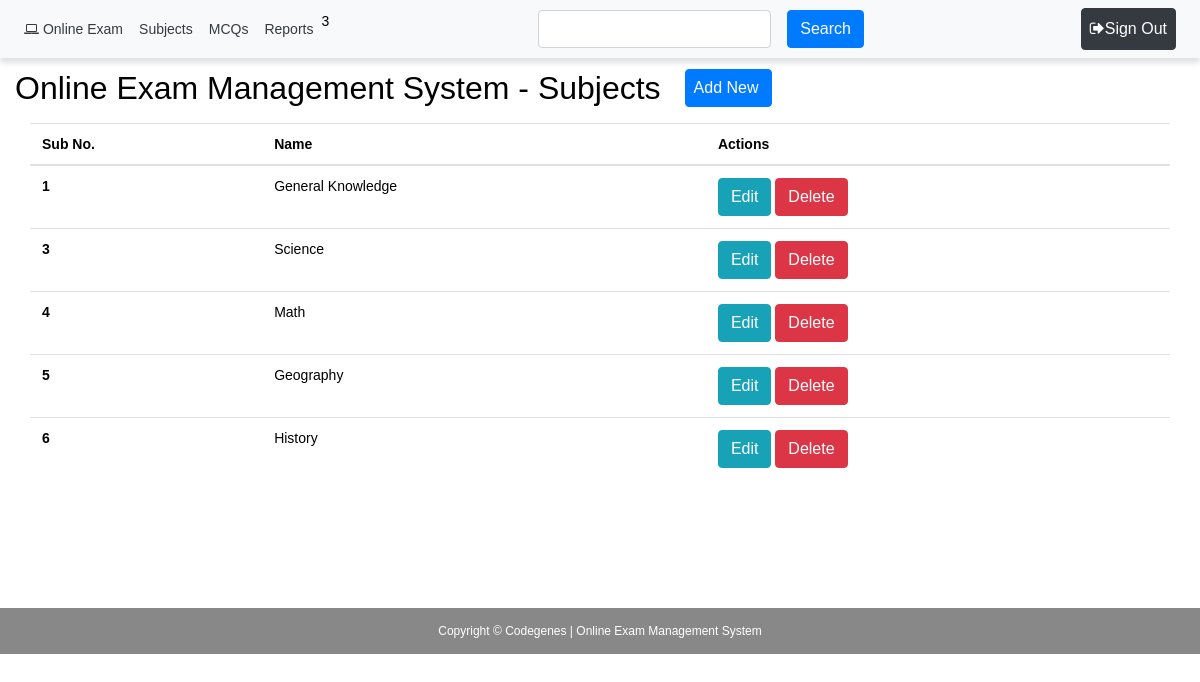
The page /components/subject/view.php (signed in) on the database its author committed.
### tables this page shows
CREATE TABLE IF NOT EXISTS `subjects` (
  `id` int(11) NOT NULL AUTO_INCREMENT,
  `name` varchar(255) NOT NULL,
  PRIMARY KEY (`id`)
);

### components/subject/view.php (the view, shortened to what this page needs)
<?php
$path = $_SERVER['DOCUMENT_ROOT'];
$path .= "/online-exam/";
require_once($path . 'connect.php');
$ReadSql = "SELECT * FROM `subjects`";
$res = mysqli_query($connection, $ReadSql);
?>
<?php require($path . 'templates/header.php') ?>
<div class="container-fluid my-4">
	<div class="row my-2">
		<h2>Online Exam Management System - Subjects</h2>
		<a href="add.php"><button type="button" class="btn btn-primary ml-4 pl-2">Add New</button></a>
	</div>
	<table class="table ">
		<thead>
			<tr>
				<th>Sub No.</th>
				<th>Name</th>
				<th>Actions</th>
			</tr>
		</thead>
		<tbody>
			<?php
			while ($r = mysqli_fetch_assoc($res)) {
			?>
				<tr>
					<th scope="row"><?php echo $r['id']; ?></th>
					<td><?php echo $r['name']; ?></td>
					<td>
						<a href="update.php?id=<?php echo $r['id']; ?>"><button type="button" class="btn btn-info">Edit</button></a>
						<button type="button" class="btn btn-danger btn-xs" data-toggle="modal" data-target="#myModal<?php echo $r['id']; ?>">Delete</button>
					</td>
				</tr>
			<?php } ?>
		</tbody>
	</table>
</div>
<?php require($path . 'templates/footer.php') ?>

### css/style.css (style rules this page uses)
* { color: black; }
html, body { height: 100%; }

### templates/header.php (style rules this page uses)
body { font: 14px sans-serif; }

### rows shown on the page
subjects: id "1", name "General Knowledge"
subjects: id "3", name "Science"
subjects: id "4", name "Math"
subjects: id "5", name "Geography"
subjects: id "6", name "History"
